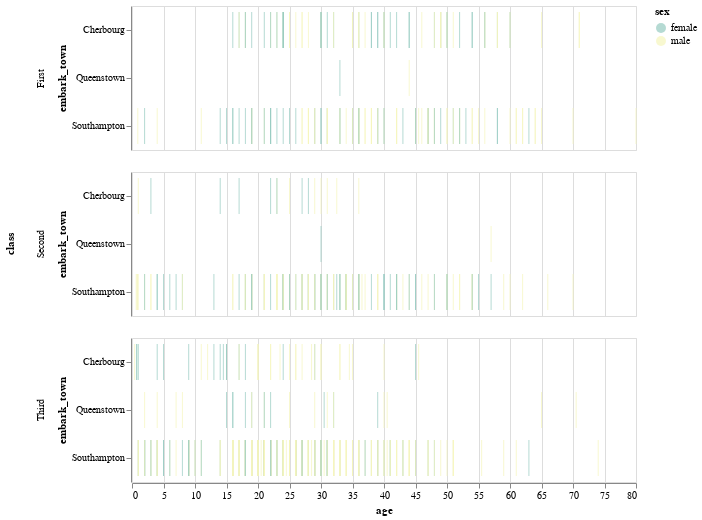

Notebook source saved alongside this figure:
### Code cell
display(salt.catplot(x="age", y="embark_town",
                     hue="sex", row="class",
                     data=titanic[titanic.embark_town.notnull()],
                     orient="h", height=2, aspect=3.5, palette="Set3",
                     kind="strip"))
g = sns.catplot(x="age", y="embark_town",
                hue="sex", row="class",
                data=titanic[titanic.embark_town.notnull()],
                orient="h", height=2, aspect=3.5, palette="Set3",
                kind="violin", dodge=True, cut=0, bw=.2)

### Figure 1 — Vega-Lite specification as saved in the notebook (floating-point values rounded to 4 significant figures; data arrays with more than 128 entries replaced by an {"elided": "..."} marker saying what was removed)
{"$schema": "https://vega.github.io/schema/vega-lite/v2.4.1.json", "config": {"range": {"category": ["rgba(149,202,193,1)", "rgba(245,245,188,1)", "rgba(192,189,214,1)", "rgba(233,141,131,1)", "rgba(138,175,200,1)", "rgba(233,178,117,1)", "rgba(175,207,119,1)", "rgba(246,210,228,1)", "rgba(217,217,217,1)", "rgba(180,135,181,1)", "rgba(207,230,201,1)", "rgba(237,223,128,1)"]}, "view": {"height": 300, "width": 400}}, "data": {"values": {"elided": "889 records"}}, "facet": {"row": {"field": "class", "type": "nominal"}}, "spec": {"encoding": {"color": {"field": "sex", "type": "nominal"}, "x": {"field": "age", "type": "quantitative"}, "y": {"field": "embark_town", "type": "nominal"}}, "height": 144, "mark": "tick", "width": 504}}
